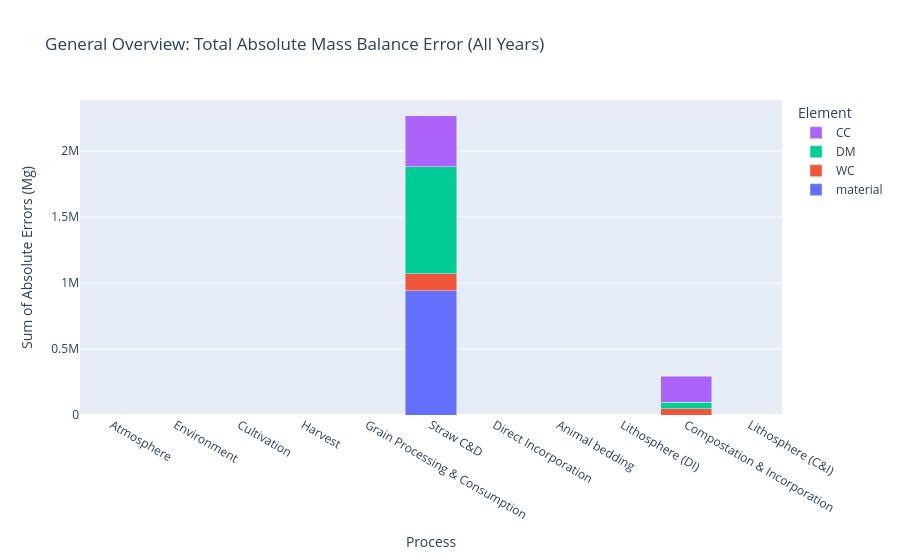

Write notebook code for a chart like this one.
### Markdown cell above
## 2.3 Mass Balance Validation

### Code cell
print("\n" + "="*60)
print("⚖️ MASS BALANCE VERIFICATION (BASELINE)")
print("="*60)
plotting.plot_total_mass_balance_error(mfa_results_baseline)
plotting.plot_optimized_mass_balance_error(mfa_results_baseline)

### Figure 1 — Plotly figure (JSON) as saved in the notebook; plotly's stock layout.template omitted (floating-point values rounded to 4 significant figures)
{"data": [{"name": "material", "type": "bar", "x": ["Atmosphere", "Environment", "Cultivation", "Harvest", "Grain Processing & Consumption", "Straw C&D", "Direct Incorporation", "Animal bedding", "Lithosphere (DI)", "Compostation & Incorporation", "Lithosphere (C&I)"], "y": [0, 0, 0, 0, 5.821e-10, 940200.0, 0, 2.328e-10, 0, 0, 0]}, {"name": "WC", "type": "bar", "x": ["Atmosphere", "Environment", "Cultivation", "Harvest", "Grain Processing & Consumption", "Straw C&D", "Direct Incorporation", "Animal bedding", "Lithosphere (DI)", "Compostation & Incorporation", "Lithosphere (C&I)"], "y": [0, 0, 0.01074, 8.731e-11, 0.00343, 131600.0, 0, 0.0009495, 0, 47410.0, 0]}, {"name": "DM", "type": "bar", "x": ["Atmosphere", "Environment", "Cultivation", "Harvest", "Grain Processing & Consumption", "Straw C&D", "Direct Incorporation", "Animal bedding", "Lithosphere (DI)", "Compostation & Incorporation", "Lithosphere (C&I)"], "y": [0, 0, 0.01074, 3.492e-10, 0.00343, 808600.0, 0, 0.0009495, 0, 47410.0, 0]}, {"name": "CC", "type": "bar", "x": ["Atmosphere", "Environment", "Cultivation", "Harvest", "Grain Processing & Consumption", "Straw C&D", "Direct Incorporation", "Animal bedding", "Lithosphere (DI)", "Compostation & Incorporation", "Lithosphere (C&I)"], "y": [0, 0, 0.03525, 1.746e-10, 0, 388100.0, 0, 0, 0, 198800.0, 0]}], "layout": {"barmode": "stack", "legend": {"title": {"text": "Element"}}, "title": {"text": "General Overview: Total Absolute Mass Balance Error (All Years)"}, "xaxis": {"title": {"text": "Process"}}, "yaxis": {"title": {"text": "Sum of Absolute Errors (Mg)"}}}}
